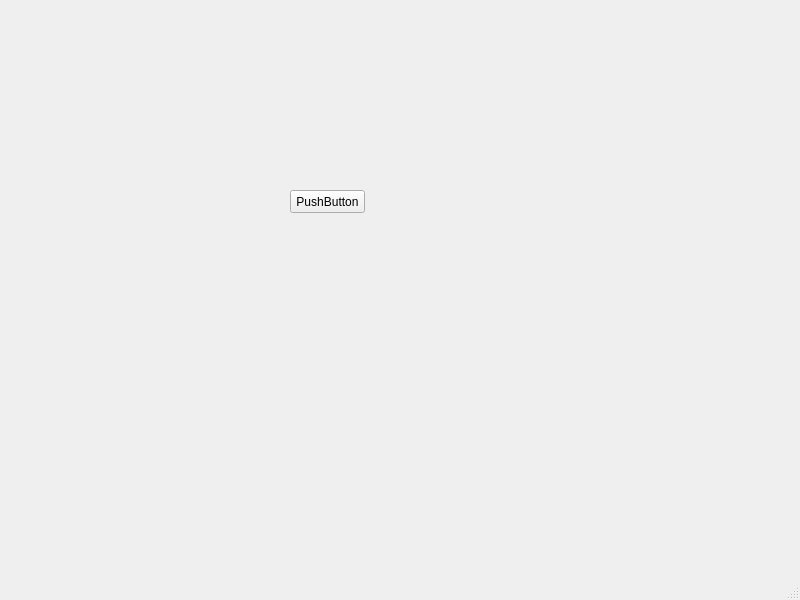
<?xml version="1.0" encoding="UTF-8"?>
<ui version="4.0">
 <class>MainWindow</class>
 <widget class="QMainWindow" name="MainWindow">
  <property name="geometry">
   <rect>
    <x>0</x>
    <y>0</y>
    <width>800</width>
    <height>600</height>
   </rect>
  </property>
  <property name="windowTitle">
   <string>MainWindow</string>
  </property>
  <property name="windowIcon">
   <iconset>
    <normaloff>C:/Users/admin/Desktop/OIP-C.jpg</normaloff>C:/Users/admin/Desktop/OIP-C.jpg</iconset>
  </property>
  <widget class="QWidget" name="centralwidget">
   <widget class="QPushButton" name="pushButton">
    <property name="geometry">
     <rect>
      <x>290</x>
      <y>190</y>
      <width>75</width>
      <height>23</height>
     </rect>
    </property>
    <property name="text">
     <string>PushButton</string>
    </property>
   </widget>
  </widget>
  <widget class="QMenuBar" name="menubar">
   <property name="geometry">
    <rect>
     <x>0</x>
     <y>0</y>
     <width>800</width>
     <height>22</height>
    </rect>
   </property>
  </widget>
  <widget class="QStatusBar" name="statusbar"/>
 </widget>
 <resources/>
 <connections>
  <connection>
   <sender>pushButton</sender>
   <signal>clicked()</signal>
   <receiver>MainWindow</receiver>
   <slot>close()</slot>
   <hints>
    <hint type="sourcelabel">
     <x>345</x>
     <y>226</y>
    </hint>
    <hint type="destinationlabel">
     <x>489</x>
     <y>305</y>
    </hint>
   </hints>
  </connection>
 </connections>
</ui>
